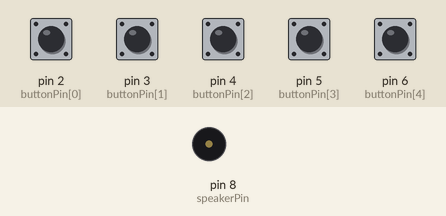
Simulated run of this sketch. Board: Arduino Uno, built with avr-gcc and run on an emulated ATmega328P. Parts: buzzer (waves = sounding). Inputs (shaded band) come from the test bench; at power-on: pin 2 (buttonPin[0]), pin 3 (buttonPin[1]), pin 4 (buttonPin[2]), pin 5 (buttonPin[3]), pin 6 (buttonPin[4]) HIGH.

Above: at 1.2 s.
1.3 s: pin 2 (buttonPin[0]) pulled LOW for 0.15 s
At 1.37 s:
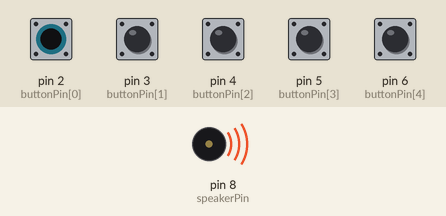
Timing chart, 0 to 4.3 s (numbered marks = the images above; inputs shaded):
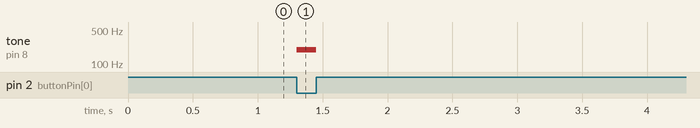

The sketch:

Sintetizador_na_protoboard.ino
```cpp
/*
 Piano na protoboard - funcao tone()

 Este tutorial e um oferecimento do site Musico Nerd, por Gustavo Silveira.

 http://www.musiconerd.com

 */
#include "pitches.h" //biblioteca que converte frenqueencia para nome de nota


const int noteNumber = 5; // numero de notas que serao usadas
int speakerPin = 8; // pino do auto-falante
int buttonPin[noteNumber] = {2, 3, 4, 5, 6}; //Pinos onde serao ligados os botoes
int note[noteNumber] = {NOTE_G3, NOTE_A3, NOTE_C4, NOTE_E4, NOTE_G4}; // notas que serao tocada

//
int buttonPState[noteNumber] = {0}; //estado previo do botao
int buttonCState[noteNumber] = {0}; // estado atual do botao


void setup() {
  for (int i=0; i<noteNumber; i++){
    pinMode(buttonPin[i], INPUT_PULLUP);
  }  // inicializa os pull up resistors
  Serial.begin(9600); //para debug apenas
}

void loop() {

  // le e marmazena o estado de todos os botoes
  for (int i=0; i<noteNumber; i++) {
    buttonCState[i] = digitalRead(buttonPin[i]);
  }


  for (int i=0; i < noteNumber; i++) {

    if (buttonCState[i] != buttonPState[i]) { // avalia se o estado atual do botao e diferente do anterior

      if (buttonCState[i] == LOW) { //se o estado do botao for LOW (pull up resistor) ativa afuncao tone
        tone(speakerPin, note[i]); // funcao tone tone(pino do auto falante, nota)
        buttonPState[i] = buttonCState[i]; //armazena o estado atual no estado previo
      }
      else {
        noTone(speakerPin); // corta a nota
        buttonPState[i] = buttonCState[i];
      }
    }
  }

}
```

pitches.h
```cpp
/*************************************************
 * Public Constants
 *************************************************/

#define NOTE_B0  31
#define NOTE_C1  33
#define NOTE_CS1 35
#define NOTE_D1  37
#define NOTE_DS1 39
#define NOTE_E1  41
#define NOTE_F1  44
#define NOTE_FS1 46
#define NOTE_G1  49
#define NOTE_GS1 52
#define NOTE_A1  55
#define NOTE_AS1 58
#define NOTE_B1  62
#define NOTE_C2  65
#define NOTE_CS2 69
#define NOTE_D2  73
#define NOTE_DS2 78
#define NOTE_E2  82
#define NOTE_F2  87
#define NOTE_FS2 93
#define NOTE_G2  98
#define NOTE_GS2 104
#define NOTE_A2  110
#define NOTE_AS2 117
#define NOTE_B2  123
#define NOTE_C3  131
#define NOTE_CS3 139
#define NOTE_D3  147
#define NOTE_DS3 156
#define NOTE_E3  165
#define NOTE_F3  175
#define NOTE_FS3 185
#define NOTE_G3  196
#define NOTE_GS3 208
#define NOTE_A3  220
#define NOTE_AS3 233
#define NOTE_B3  247
#define NOTE_C4  262
#define NOTE_CS4 277
#define NOTE_D4  294
#define NOTE_DS4 311
#define NOTE_E4  330
#define NOTE_F4  349
#define NOTE_FS4 370
#define NOTE_G4  392
#define NOTE_GS4 415
#define NOTE_A4  440
#define NOTE_AS4 466
#define NOTE_B4  494
#define NOTE_C5  523
#define NOTE_CS5 554
#define NOTE_D5  587
#define NOTE_DS5 622
#define NOTE_E5  659
#define NOTE_F5  698
#define NOTE_FS5 740
#define NOTE_G5  784
#define NOTE_GS5 831
#define NOTE_A5  880
#define NOTE_AS5 932
#define NOTE_B5  988
#define NOTE_C6  1047
#define NOTE_CS6 1109
#define NOTE_D6  1175
#define NOTE_DS6 1245
#define NOTE_E6  1319
#define NOTE_F6  1397
#define NOTE_FS6 1480
#define NOTE_G6  1568
#define NOTE_GS6 1661
#define NOTE_A6  1760
#define NOTE_AS6 1865
#define NOTE_B6  1976
#define NOTE_C7  2093
#define NOTE_CS7 2217
#define NOTE_D7  2349
#define NOTE_DS7 2489
#define NOTE_E7  2637
#define NOTE_F7  2794
#define NOTE_FS7 2960
#define NOTE_G7  3136
#define NOTE_GS7 3322
#define NOTE_A7  3520
#define NOTE_AS7 3729
#define NOTE_B7  3951
#define NOTE_C8  4186
#define NOTE_CS8 4435
#define NOTE_D8  4699
#define NOTE_DS8 4978
```

Measured:
- after the input at 1.3 s, tone on pin 8 (speakerPin): silent → 196 Hz at once, → silent 0.15 s later
